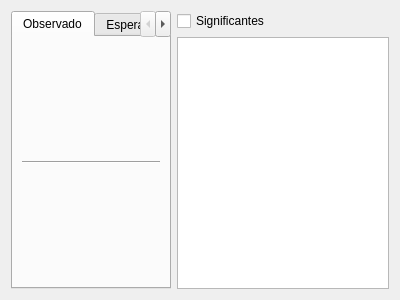
<?xml version="1.0" encoding="UTF-8"?>
<ui version="4.0">
 <class>ViewGraphicStats</class>
 <widget class="QWidget" name="ViewGraphicStats">
  <property name="geometry">
   <rect>
    <x>0</x>
    <y>0</y>
    <width>400</width>
    <height>300</height>
   </rect>
  </property>
  <property name="windowTitle">
   <string>Análise</string>
  </property>
  <layout class="QGridLayout" name="gridLayout_2">
   <item row="0" column="0">
    <layout class="QGridLayout" name="gridLayout">
     <item row="0" column="0">
      <widget class="QTabWidget" name="tabWidget">
       <property name="currentIndex">
        <number>0</number>
       </property>
       <widget class="QWidget" name="observed">
        <attribute name="title">
         <string>Observado</string>
        </attribute>
        <layout class="QGridLayout" name="gridLayout_5">
         <item row="0" column="0">
          <widget class="PlotWindow" name="plotObsSessions" native="true"/>
         </item>
         <item row="1" column="0">
          <widget class="Line" name="line_4">
           <property name="orientation">
            <enum>Qt::Horizontal</enum>
           </property>
          </widget>
         </item>
         <item row="2" column="0">
          <widget class="PlotWindow" name="plotObsSubjects" native="true"/>
         </item>
        </layout>
       </widget>
       <widget class="QWidget" name="expected">
        <attribute name="title">
         <string>Esperado</string>
        </attribute>
        <layout class="QGridLayout" name="gridLayout_4">
         <item row="0" column="0">
          <widget class="PlotWindow" name="plotExpSessions" native="true"/>
         </item>
         <item row="1" column="0">
          <widget class="Line" name="line_3">
           <property name="orientation">
            <enum>Qt::Horizontal</enum>
           </property>
          </widget>
         </item>
         <item row="2" column="0">
          <widget class="PlotWindow" name="plotExpSubjects" native="true"/>
         </item>
        </layout>
       </widget>
       <widget class="QWidget" name="residue">
        <attribute name="title">
         <string>Resíduo</string>
        </attribute>
        <layout class="QGridLayout" name="gridLayout_3">
         <item row="0" column="0">
          <widget class="PlotWindow" name="plotResSessions" native="true"/>
         </item>
         <item row="1" column="0">
          <widget class="Line" name="line_2">
           <property name="orientation">
            <enum>Qt::Horizontal</enum>
           </property>
          </widget>
         </item>
         <item row="2" column="0">
          <widget class="PlotWindow" name="plotResSubjects" native="true"/>
         </item>
        </layout>
       </widget>
       <widget class="QWidget" name="pvalue">
        <attribute name="title">
         <string>P-Valor</string>
        </attribute>
        <layout class="QVBoxLayout" name="verticalLayout_4">
         <item>
          <widget class="PlotWindow" name="plotPvalSessions" native="true"/>
         </item>
         <item>
          <widget class="Line" name="line">
           <property name="orientation">
            <enum>Qt::Horizontal</enum>
           </property>
          </widget>
         </item>
         <item>
          <widget class="PlotWindow" name="plotPvalSubjects" native="true"/>
         </item>
        </layout>
       </widget>
      </widget>
     </item>
    </layout>
   </item>
   <item row="0" column="1">
    <layout class="QVBoxLayout" name="verticalLayout">
     <item>
      <widget class="QCheckBox" name="filter">
       <property name="text">
        <string>Significantes</string>
       </property>
      </widget>
     </item>
     <item>
      <widget class="QListWidget" name="list">
       <property name="sizePolicy">
        <sizepolicy hsizetype="Maximum" vsizetype="Expanding">
         <horstretch>0</horstretch>
         <verstretch>0</verstretch>
        </sizepolicy>
       </property>
      </widget>
     </item>
    </layout>
   </item>
  </layout>
 </widget>
 <customwidgets>
  <customwidget>
   <class>PlotWindow</class>
   <extends>QWidget</extends>
   <header>plotwindow.h</header>
   <container>1</container>
  </customwidget>
 </customwidgets>
 <resources/>
 <connections/>
</ui>
